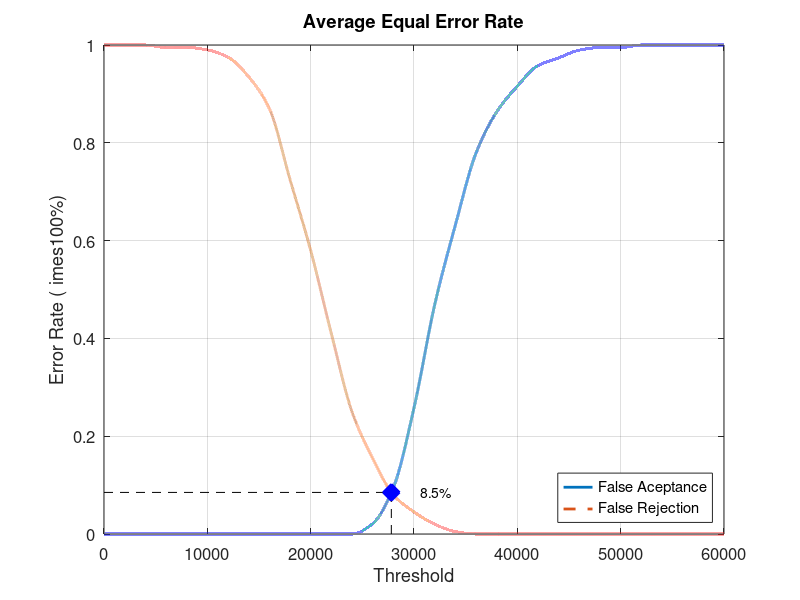
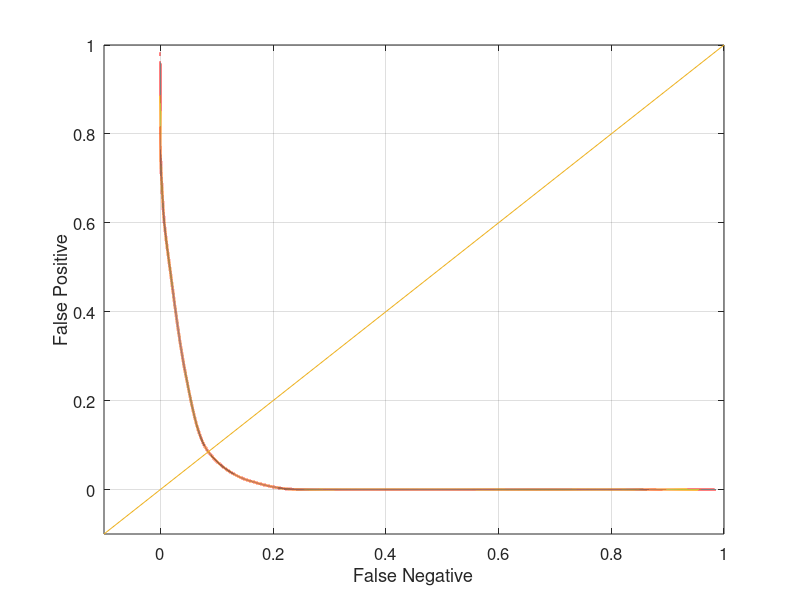

MATLAB code to generate these figures, in order:
close all;
clear;
clc;
x = 0:2000:60000;
xq = 0:0.5:60000;

y0 = [0 0 0 0 0 0 0 0 0 0 0 0 0 0.0210526 0.0947368 0.257895 0.468421 0.631579 0.778947 0.863158 0.915789 0.957895 0.973684 0.989474 0.994737 0.994737 1 1 1 1 1]
yy0 = interp1(x, y0, xq, 'pchip');
y1 = [1 1 1 0.995 0.995 0.99 0.975 0.935 0.87 0.725 0.58 0.41 0.25 0.155 0.08 0.045 0.02 0.005 0 0 0 0 0 0 0 0 0 0 0 0 0]
yy1 = interp1(x, y1, xq, 'pchip');

% Calculating EER: 
y2 = abs(y0 - y1);
find(y2 == min(y2))
yy2 = abs(yy0 - yy1);
xEER = find(yy2 == min(yy2));
xEERIndex = xq(xEER) % X-axis EER
yEER = yy0(xEER) % Y-axis EER

main = figure
plot(xq, yy0,'-','LineWidth', 2);	hold on
plot(xq, yy1,'--','LineWidth', 2);	hold on
plot([xEERIndex xEERIndex], [0 yEER], 'k--');	hold on
plot([0 xEERIndex], [yEER yEER], 'k--');	hold on
plot(xEERIndex, yEER, 'bx', 'LineWidth', 10);	hold on
text(xEERIndex + 10 * xEERIndex / 100, yEER, [num2str(round((10000 * yEER)) / 100) '%'])
legend('False Aceptance', 'False Rejection', 'Location', 'SouthEast')
xlabel('Threshold')
ylabel('Error Rate (	imes100%)')
title('Average Equal Error Rate')
set(gca, 'FontSize', 12)
axis([0 60000 0 1])
grid on

print(main, 'Database5_4Main', '-dpng');
FNRxFPR = figure('Color', [1 1 1]);
plot(yy1, yy0, '-', yy1, yy0, 'LineWidth', 2);
hold on
y = -0.1:0.1:1
plot(y, y); 
set(gca, 'FontSize', 12)
xlabel('False Negative')
ylabel('False Positive')
axis([-0.1 1 -0.1 1])
set(gca, 'FontSize', 12)
grid on

print(FNRxFPR, 'Database5_4FNRxFPR','-dpng');
